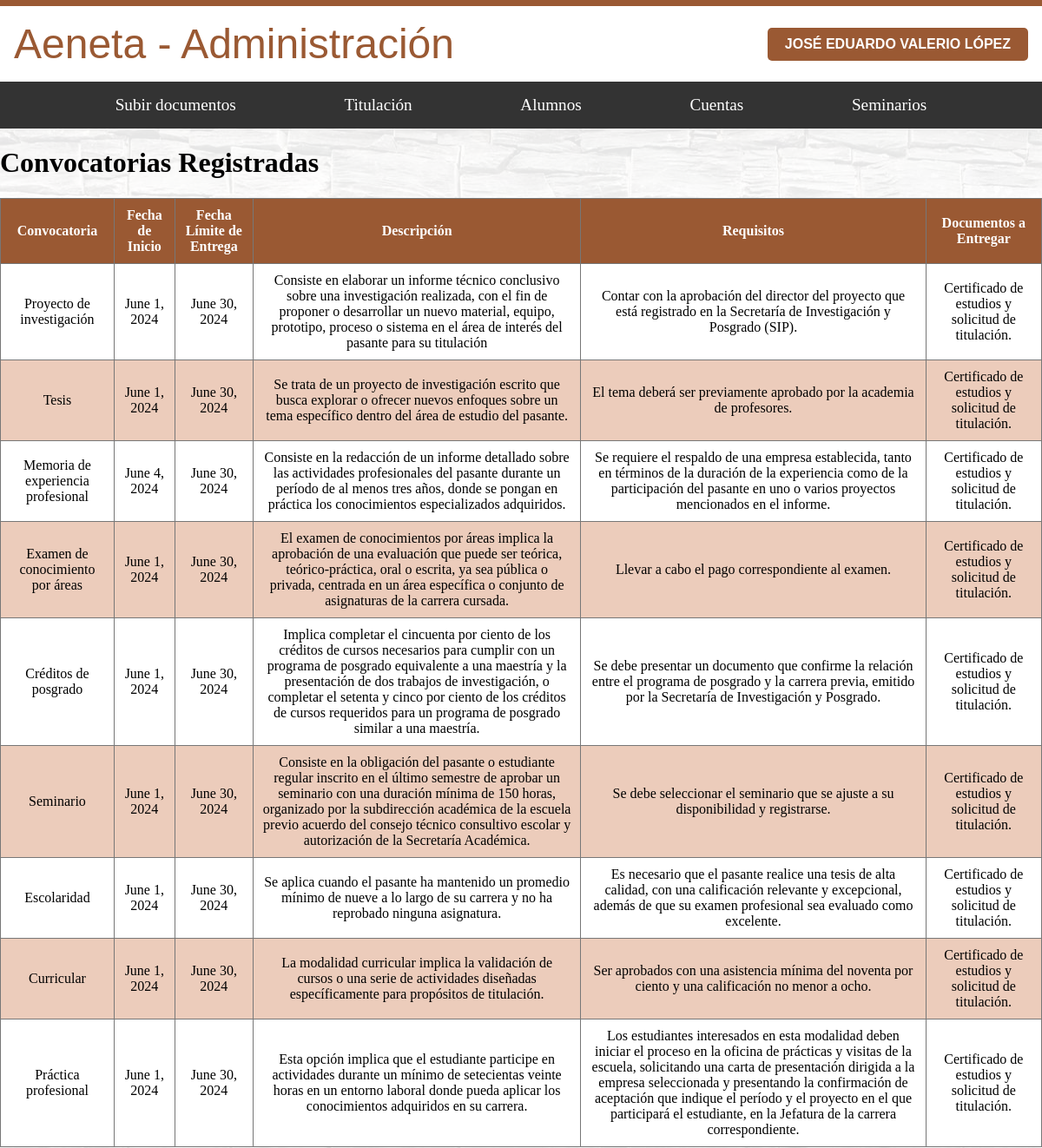
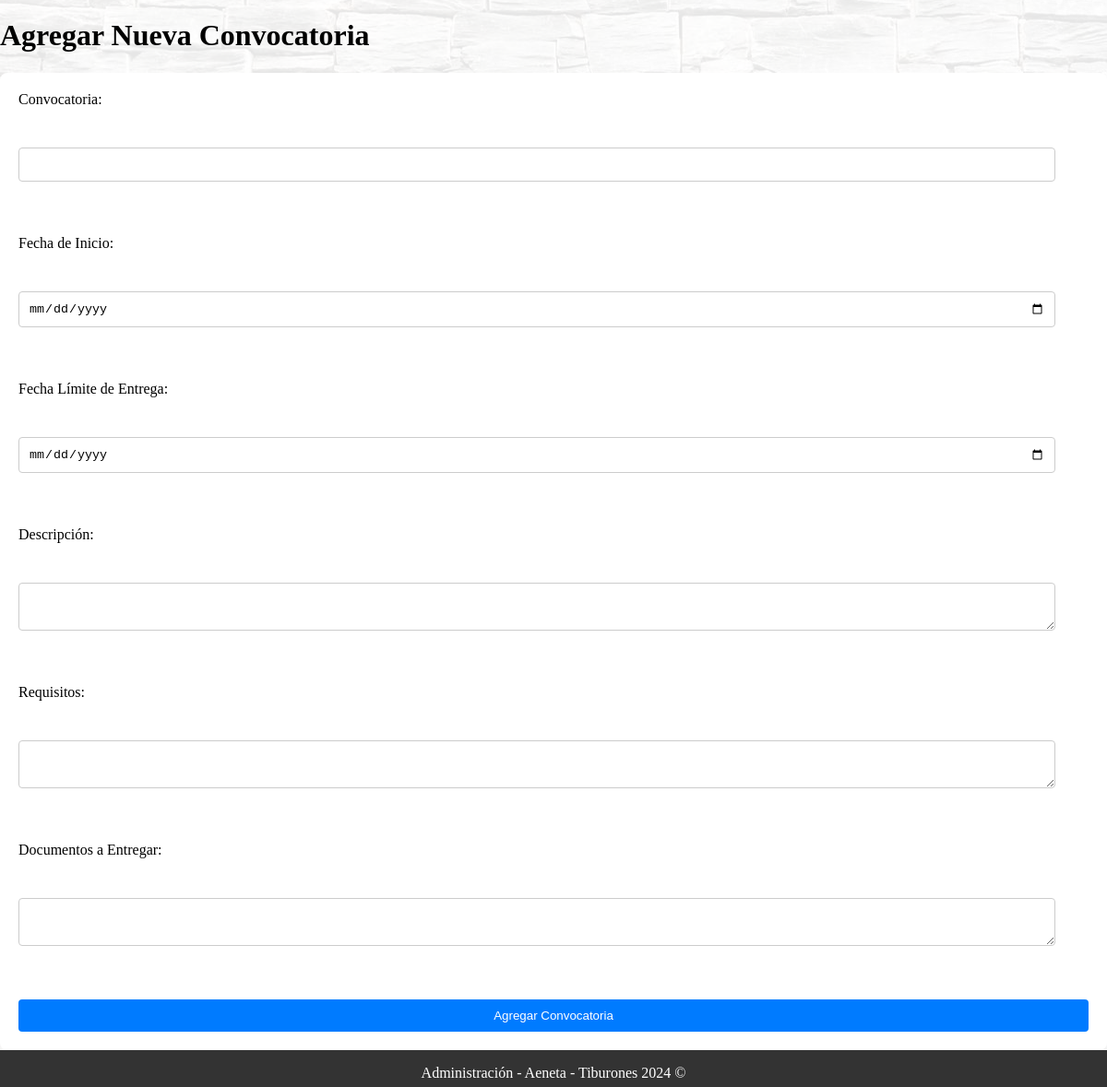
/administracion/titulacion/calendario_titulacion/ (signed in), run on the app's committed database (2 pictures, top to bottom).
### usuarios/models.py (models this page shows)
class CustomUser(AbstractUser):
    nombre = models.CharField(max_length=100)
    apellido = models.CharField(max_length=100)
    correo_electronico = models.EmailField(unique=True)
    is_administrador = models.BooleanField(default=False)
    is_alumno = models.BooleanField(default=False)
    is_docente = models.BooleanField(default=False)
    matricula = models.CharField(max_length=20, blank=True, null=True)
    programa_academico = models.CharField(max_length=100, blank=True, null=True)
    estatus = models.CharField(max_length=20, choices=[('activo', 'Activo'), ('egresado', 'Egresado')], blank=True, null=True)
    especialidad = models.CharField(max_length=100, blank=True, null=True)
    departamento_docente = models.CharField(max_length=100, blank=True, null=True)
    cargo = models.CharField(max_length=100, blank=True, null=True)
    departamento_admin = models.CharField(max_length=100, blank=True, null=True)

### administracion/models.py (models this page shows, shortened)
class FormaTitulacion(models.Model):
    convocatoria = models.CharField(max_length=100)
    fecha_inicio = models.DateField()
    fecha_limite_entrega = models.DateField()
    descripcion = models.TextField()
    requisitos = models.TextField()
    documentos_a_entregar = models.TextField()

### administracion/views.py (the view)
# urls.py: path('titulacion/calendario_titulacion/', AdministracionTitulacionCalendario.as_view(), name='calendario_titulacion'),
class AdministracionTitulacionCalendario(AdminRequiredMixin,TemplateView):
    template_name = 'administracion/titulacion/calendario_titulacion.html'
    def get_context_data(self, **kwargs):
        context = super().get_context_data(**kwargs)
        context['convocatorias'] = FormaTitulacion.objects.all()
        return context

### administracion/context_processors.py (called while the page is built)
def admin_info(request):
    if request.user.is_authenticated and hasattr(request.user, 'nombre'):
        return {
            'nombre_administrador': request.user.nombre,
            'apellido_administrador': request.user.apellido,
            'departamento_administrador': request.user.departamento_admin,
            'cargo_administrador': request.user.cargo,
            'correo_administrador': request.user.correo_electronico,
        }
    return {}

### administracion/mixins.py (called while the page is built)
    def dispatch(self, request, *args, **kwargs):
        if not request.user.is_authenticated:
            return self.handle_no_permission()
        if not request.user.is_administrador:
            messages.error(request, 'No tienes permiso para ver esta página.')
            return redirect('nombre_de_la_url_por_defecto')
        return super().dispatch(request, *args, **kwargs)

### alumnos/context_processors.py (called while the page is built)
def alumno_info(request):
    if request.user.is_authenticated and hasattr(request.user, 'nombre'):
        return {
            'nombre_alumno' : request.user.nombre,
            'apellido_alumno' :request.user.apellido,
            'boleta_alumno': request.user.matricula,
            'programa_academico': request.user.programa_academico,
            'estatus_alumno': request.user.estatus,
            'correo_alumno':request.user.correo_electronico,
        }
    return {}

### docente/context_processors.py (called while the page is built)
def docente_info(request):
    if request.user.is_authenticated and hasattr(request.user, 'nombre'):
        return {
            'nombre_docente': request.user.nombre,
            'apellido_docente': request.user.apellido,
            'especialidad_docente': request.user.especialidad,
            'departamento_docente': request.user.departamento_docente,
            'correo_docente': request.user.correo_electronico,
        }
    return {}

### administracion/templates/administracion/titulacion/calendario_titulacion.html (shortened to what this page needs)
{% extends "base_generic_Administracion.html" %}
{% block content %}
  <div id="fondo">
    <h1>Convocatorias Registradas</h1>
    <table border="1">
        <thead>
            <tr>
                <th>Convocatoria</th>
                <th>Fecha de Inicio</th>
                <th>Fecha Límite de Entrega</th>
                <th>Descripción</th>
                <th>Requisitos</th>
                <th>Documentos a Entregar</th>
            </tr>
        </thead>
        <tbody>
            {% for convocatoria in convocatorias %}
            <tr>
                <td>{{ convocatoria.convocatoria }}</td>
                <td>{{ convocatoria.fecha_inicio }}</td>
                <td>{{ convocatoria.fecha_limite_entrega }}</td>
                <td>{{ convocatoria.descripcion }}</td>
                <td>{{ convocatoria.requisitos }}</td>
                <td>{{ convocatoria.documentos_a_entregar }}</td>
            </tr>
            {% endfor %}
        </tbody>
    </table>
    <h1>Agregar Nueva Convocatoria</h1>
    <form action="{% url 'administracion:agregar_convocatoria' %}" method="post">
      <label for="convocatoria">Convocatoria:</label><br>
      <input type="text" id="convocatoria" name="convocatoria" required><br>
      <label for="fecha_inicio">Fecha de Inicio:</label><br>
      <input type="date" id="fecha_inicio" name="fecha_inicio" required><br>
      <label for="fecha_limite_entrega">Fecha Límite de Entrega:</label><br>
      <input type="date" id="fecha_limite_entrega" name="fecha_limite_entrega" required><br>
      <label for="descripcion">Descripción:</label><br>
      <textarea id="descripcion" name="descripcion" required></textarea><br>
      <label for="requisitos">Requisitos:</label><br>
      <textarea id="requisitos" name="requisitos" required></textarea><br>
      <label for="documentos_a_entregar">Documentos a Entregar:</label><br>
      <textarea id="documentos_a_entregar" name="documentos_a_entregar" required></textarea><br>
      <input type="submit" value="Agregar Convocatoria">
  </form>
  </div>
{% endblock %}

### administracion/templates/base_generic_Administracion.html (shortened to what this page needs)
<!DOCTYPE html>
{%load static %}
<html lang="es">
<head>
    <link rel="stylesheet" type="text/css" href="{% static 'styles/home_administracion.css' %}">
    <link rel="stylesheet" type="text/css" href="{% static 'styles/subirDoc.css' %}">
    <link rel="stylesheet" type="text/css" href="{% static 'styles/base.css' %}">
    <link rel="stylesheet" type="text/css" href="{% static 'styles/informacion.css' %}">
    <link rel="stylesheet" type="text/css" href="{% static 'styles/nav_bar.css' %}">
    <link rel="stylesheet" type="text/css" href="{% static 'styles/alumno.css' %}">
    <link rel="stylesheet" type="text/css" href="{% static 'styles/crear_cuentas.css' %}">
    <link rel="stylesheet" href="https://cdnjs.cloudflare.com/ajax/libs/font-awesome/6.0.0-beta3/css/all.min.css">
</head>
<body>
    <div id="nombre_sistema" class="header-flex-container">
        <a href="{% url 'administracion:home' %}">
            <span>Aeneta - Administración</span>
        </a>
        <div class="admin-info">
            {% if nombre_administrador %}
                <div class="dropdown_base">
                    <button class="dropbtn_base">{{ nombre_administrador }} {{ apellido_administrador }}</button>
                </div>
            {% endif %}
        </div>
    </div>
    <nav class="nav_bar" aria-label="Navegación principal">
        <a class="nav-link" href="{% url 'administracion:subir_documento' %}">Subir documentos</a>
        <div class="dropdown">
            <a class="nav-link">Titulación</a>
        </div>
        <a class="nav-link" href="{% url 'administracion:alumnos' %}">Alumnos</a>
        <div class="dropdown">
            <a class="nav-link">Cuentas</a>
        </div>
        <a class="nav-link" href="{% url 'administracion:seminarios' %}">Seminarios</a>
    </nav>
    {% block content %}{% endblock %}
    <footer>
        <p>Administración - Aeneta - Tiburones 2024 ©</p>
    </footer>
</body>
</html>

### administracion/static/styles/home_administracion.css (style rules this page uses)
html { margin: 0; padding: 0; overflow-x: hidden; box-sizing: border-box; }
.header-flex-container, #fondo, footer { width: 100%; max-width: 100%; box-sizing: border-box; }
body { margin: 0; padding: 0; min-height: 100vh; display: flex; flex-direction: column; }
.header-flex-container, #fondo, footer { width: 100%; }
#fondo { position: relative; flex: 1; display: flex; flex-direction: column; justify-content: center; }
#fondo::before { content: ''; background-image: url('/static/image_admin/fondos_admin/Fondo.jpg'); opacity: 0.1; top: 0; left: 0; bottom: 0; right: 0; position: absolute; z-index: -1; }
.header-flex-container { display: flex; justify-content: space-between; align-items: center; padding: 1rem; background-color: #fff; border-top: 7px solid #9A5933; font-family: 'Malgun Gothic Semilight', sans-serif; }
.header-flex-container span { font-size: 3rem; color: #9A5933; font-weight: 300; }
.header-flex-container button { background-color: #9A5933; color: white; border: none; padding: 10px 20px; text-transform: uppercase; font-weight: bold; cursor: pointer; border-radius: 5px; }
.header-flex-container a, .header-flex-container a:visited { text-decoration: none; color: inherit; }
footer { background: #333; color: white; text-align: center; height: 40px; width: 100%; }

### administracion/static/styles/subirDoc.css (style rules this page uses)
form { display: grid; grid-gap: 10px; padding: 20px; border-radius: 8px; background-color: #fff; }
label { margin-bottom: 5px; }
input[type="text"], input[type="date"], input[type="file"], select, textarea { width: 95%; padding: 10px; margin-bottom: 20px; border: 1px solid #ccc; border-radius: 4px; }
input[type="submit"] { width: auto; padding: 10px 20px; background-color: #007bff; color: white; border: none; border-radius: 4px; cursor: pointer; }

### administracion/static/styles/base.css (style rules this page uses)
.header-flex-container { display: flex; justify-content: space-between; align-items: center; }
.admin-info { display: flex; align-items: center; gap: 10px; font-family: monospace; color: #9A5933; font-size: 20px; }
.dropdown_base { position: relative; display: inline-block; z-index: 1030; }
.dropbtn_base { background-color: #9A5933; color: white; padding: 16px; font-size: 16px; border: none; cursor: pointer; }

### administracion/static/styles/nav_bar.css (style rules this page uses)
.nav_bar { display: flex; justify-content: space-evenly; align-items: center; position: sticky; top: 0; background: #333333; padding: .5rem .5rem; z-index: 1029; }
.nav-link, .dropbtn { color: white; text-decoration: none; padding: 0.5rem 0; font-size: 1.2rem; transition: opacity 0.3s; }
.dropdown { position: relative; display: inline-block; z-index: 1030; }

### administracion/static/styles/alumno.css (style rules this page uses)
table { width: 100%; border-collapse: collapse; background-color: white; }
table th, table td { border: 1px solid #777777; padding: 10px; text-align: center; }
thead th { background-color: #9A5933; color: #fff; }
tbody tr:nth-child(even) { background-color: #ecccbb; }

### data on the page
CustomUser: nombre "JOSÉ EDUARDO", apellido "VALERIO LÓPEZ"
FormaTitulacion: convocatoria "Proyecto de investigación", fecha_inicio "June 1, 2024", fecha_limite_entrega "June 30, 2024", descripcion "Consiste en elaborar un informe técnico conclusivo sobre una investigación realizada, con el fin de proponer o desarrollar un nuevo material, equipo, prototipo, proceso o sistema en el área de interés del pasante para su titulación", requisitos "Contar con la aprobación del director del proyecto que está registrado en la Secretaría de Investigación y Posgrado (SIP).", documentos_a_entregar "Certificado de estudios y solicitud de titulación."
FormaTitulacion: convocatoria "Tesis", fecha_inicio "June 1, 2024", fecha_limite_entrega "June 30, 2024", descripcion "Se trata de un proyecto de investigación escrito que busca explorar o ofrecer nuevos enfoques sobre un tema específico dentro del área de estudio del pasante.", requisitos "El tema deberá ser previamente aprobado por la academia de profesores.", documentos_a_entregar "Certificado de estudios y solicitud de titulación."
FormaTitulacion: convocatoria "Memoria de experiencia profesional", fecha_inicio "June 4, 2024", fecha_limite_entrega "June 30, 2024", descripcion "Consiste en la redacción de un informe detallado sobre las actividades profesionales del pasante durante un período de al menos tres años, donde se pongan en práctica los conocimientos especializados adquiridos.", requisitos "Se requiere el respaldo de una empresa establecida, tanto en términos de la duración de la experiencia como de la participación del pasante en uno o varios proyectos mencionados en el informe.", documentos_a_entregar "Certificado de estudios y solicitud de titulación."
FormaTitulacion: convocatoria "Examen de conocimiento por áreas", fecha_inicio "June 1, 2024", fecha_limite_entrega "June 30, 2024", descripcion "El examen de conocimientos por áreas implica la aprobación de una evaluación que puede ser teórica, teórico-práctica, oral o escrita, ya sea pública o privada, centrada en un área específica o conjunto de asignaturas de la carrera cursada.", requisitos "Llevar a cabo el pago correspondiente al examen.", documentos_a_entregar "Certificado de estudios y solicitud de titulación."
FormaTitulacion: convocatoria "Créditos de posgrado", fecha_inicio "June 1, 2024", fecha_limite_entrega "June 30, 2024", descripcion "Implica completar el cincuenta por ciento de los créditos de cursos necesarios para cumplir con un programa de posgrado equivalente a una maestría y la presentación de dos trabajos de investigación, o completar el setenta y cinco por ciento de los créditos de cursos requeridos para un programa de posgrado similar a una maestría.", requisitos "Se debe presentar un documento que confirme la relación entre el programa de posgrado y la carrera previa, emitido por la Secretaría de Investigación y Posgrado.", documentos_a_entregar "Certificado de estudios y solicitud de titulación."
FormaTitulacion: convocatoria "Seminario", fecha_inicio "June 1, 2024", fecha_limite_entrega "June 30, 2024", descripcion "Consiste en la obligación del pasante o estudiante regular inscrito en el último semestre de aprobar un seminario con una duración mínima de 150 horas, organizado por la subdirección académica de la escuela previo acuerdo del consejo técnico consultivo escolar y autorización de la Secretaría Académica.", requisitos "Se debe seleccionar el seminario que se ajuste a su disponibilidad y registrarse.", documentos_a_entregar "Certificado de estudios y solicitud de titulación."
FormaTitulacion: convocatoria "Escolaridad", fecha_inicio "June 1, 2024", fecha_limite_entrega "June 30, 2024", descripcion "Se aplica cuando el pasante ha mantenido un promedio mínimo de nueve a lo largo de su carrera y no ha reprobado ninguna asignatura.", requisitos "Es necesario que el pasante realice una tesis de alta calidad, con una calificación relevante y excepcional, además de que su examen profesional sea evaluado como excelente.", documentos_a_entregar "Certificado de estudios y solicitud de titulación."
FormaTitulacion: convocatoria "Curricular", fecha_inicio "June 1, 2024", fecha_limite_entrega "June 30, 2024", descripcion "La modalidad curricular implica la validación de cursos o una serie de actividades diseñadas específicamente para propósitos de titulación.", requisitos "Ser aprobados con una asistencia mínima del noventa por ciento y una calificación no menor a ocho.", documentos_a_entregar "Certificado de estudios y solicitud de titulación."
FormaTitulacion: convocatoria "Práctica profesional", fecha_inicio "June 1, 2024", fecha_limite_entrega "June 30, 2024", descripcion "Esta opción implica que el estudiante participe en actividades durante un mínimo de setecientas veinte horas en un entorno laboral donde pueda aplicar los conocimientos adquiridos en su carrera.", requisitos "Los estudiantes interesados en esta modalidad deben iniciar el proceso en la oficina de prácticas y visitas de la escuela, solicitando una carta de presentación dirigida a la empresa seleccionada y presentando la confirmación de aceptación que indique el período y el proyecto en el que participará el estudiante, en la Jefatura de la carrera correspondiente.", documentos_a_entregar "Certificado de estudios y solicitud de titulación."
